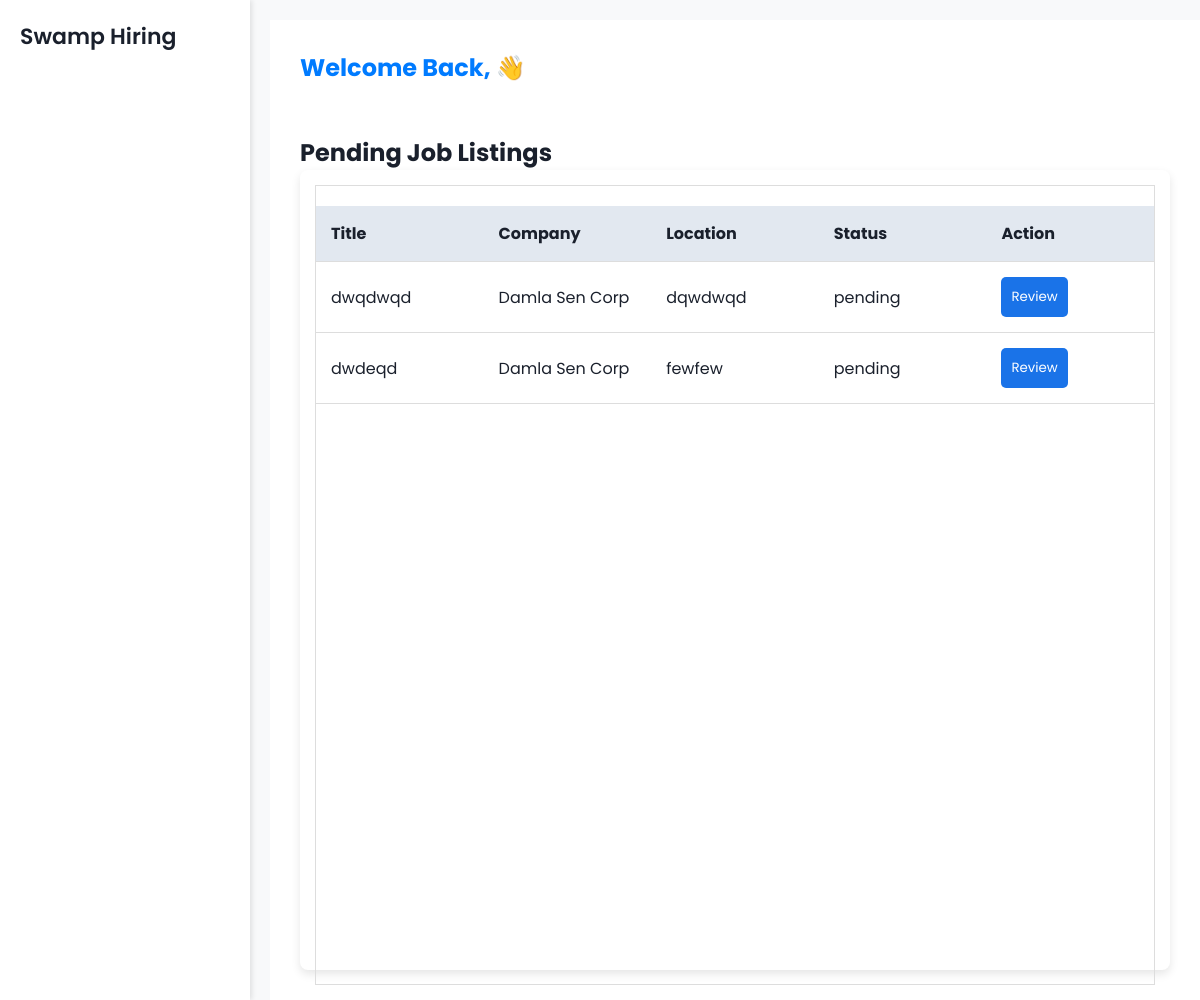
Page /admin-job-listings/ on the earlier database version.
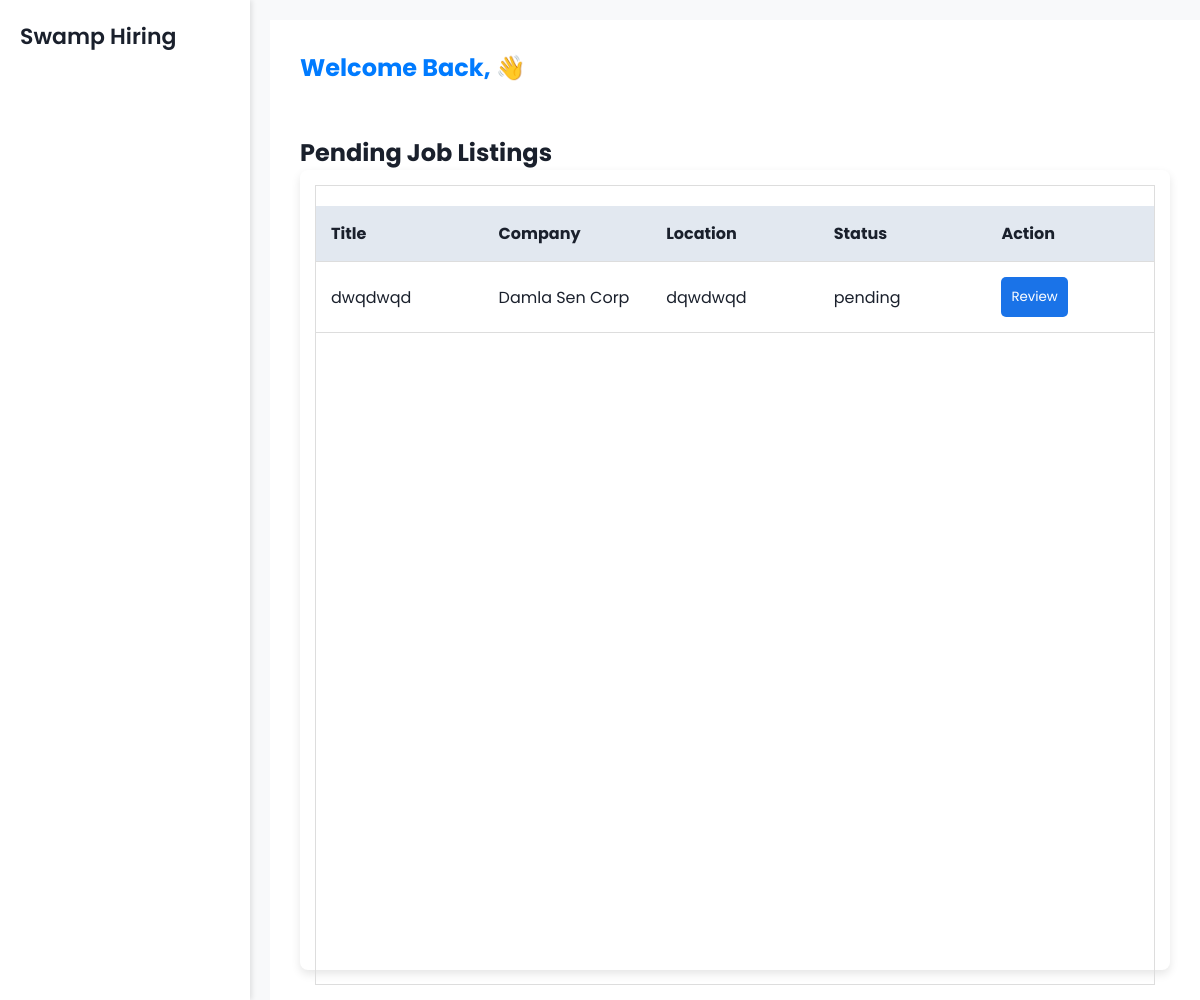
Same page on the later database version.
### tutorials/models/employer_models.py (models this page shows, shortened)
class Job(models.Model):
    employer = models.ForeignKey(
        Employer,
        on_delete=models.CASCADE,
        related_name='jobs',
        null=True,
        blank=True
    )
    title = models.CharField(max_length=200)
    company_name = models.CharField(max_length=255, default="Unknown Company")
    location = models.CharField(max_length=255, default="Unknown Location")
    job_type = models.CharField(
        max_length=100,
        choices=[
            ('Full Time', 'Full Time'),
            ('Part Time', 'Part Time'),
            ('Internship', 'Internship'),
            ('Apprenticeship', 'Apprenticeship')
        ],
        blank=True,
        null=True
    )
    salary = models.DecimalField(max_digits=10, decimal_places=2, null=True, blank=True)
    description = models.TextField()
    requirements = models.TextField(blank=True)
    benefits = models.TextField(blank=True, null=True)
    application_deadline = models.DateField(null=True, blank=True)
    contact_email = models.EmailField(default="default@email.com")
    created_at = models.DateTimeField(auto_now_add=True)
    STATUS_CHOICES = [
        ('pending', 'Pending Review'),
        ('approved', 'Approved'),
        ('rejected', 'Rejected'),
    ]
    status = models.CharField(
        max_length=10,
        choices=STATUS_CHOICES,
        default='pending'  # New jobs start as pending
    )

### tutorials/views/admin_views.py (the view)
# urls.py: path('admin-job-listings/', admin_job_listings, name='admin_job_listings'),
def admin_job_listings(request):
    pending_jobs = Job.objects.filter(status='pending')  # Only fetch jobs that are pending
    return render(request, 'admin_job_listings.html', {'pending_jobs': pending_jobs})

### tutorials/templates/admin_job_listings.html (shortened to what this page needs)
{% extends 'base.html' %}
{% load static %}
{% block content %}
<h2 class="page-title">Pending Job Listings</h2>
<link rel="stylesheet" href="{% static 'css/admin_job_listings.css' %}">
{% if pending_jobs %}
<div class="table-wrapper" style="width: 100%; max-width: 1200px; min-height: 80vh; position: relative;">
    <div class="table-container" style="width: 100%; overflow-x: auto; overflow-y: visible; min-height: 80vh;">
        <table>
            <thead>
                <tr>
                    <th style="width: 20%;">Title</th>
                    <th style="width: 20%;">Company</th>
                    <th style="width: 20%;">Location</th>
                    <th style="width: 20%;">Status</th>
                    <th style="width: 20%;">Action</th>
                </tr>
            </thead>
            <tbody>
                {% for job in pending_jobs %}
                <tr id="job-row-{{ job.id }}">
                    <td>{{ job.title }}</td>
                    <td>{{ job.company_name }}</td>
                    <td>{{ job.location }}</td>
                    <td>
                        <span id="status-{{ job.id }}" class="status-label {% if job.status == 'Approved' %}status-approved{% elif job.status == 'Rejected' %}status-rejected{% else %}status-pending{% endif %}">
                            {{ job.status }}
                        </span>
                    </td>
                    <td>
                        <div class="dropdown" style="position: relative;">
                            <button onclick="toggleDropdown('dropdown-{{ job.id }}')" class="review-btn">Review</button>
                        </div>
                    </td>
                </tr>
                {% endfor %}
            </tbody>
        </table>
    </div>
</div>
{% else %}
<p class="no-listings">No job listings pending review.</p>
{% endif %}
{% endblock %}

Differences in the rows shown:
no longer on this page (row edited): Job: title "dwdeqd", company_name "Damla Sen Corp", location "fewfew", status "pending"
